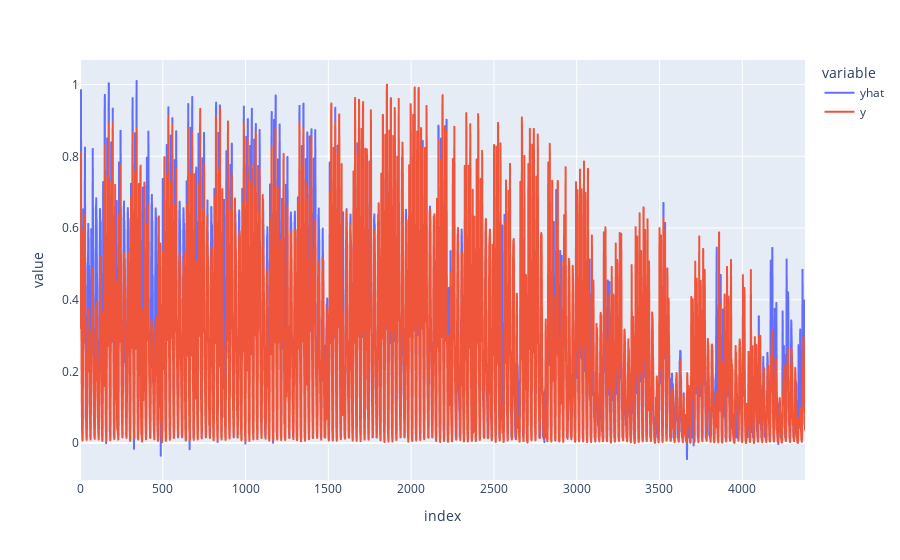

Notebook code cell kept with this figure:
### Code cell
px.line(pd.DataFrame({
    "yhat": yhat,
    "y": test_y
}))

### Figure 1 — Plotly figure (JSON) as saved in the notebook; plotly's stock layout.template omitted (floating-point values rounded to 4 significant figures; data arrays with more than 128 entries replaced by an {"elided": "..."} marker saying what was removed)
{"data": [{"hovertemplate": "variable=yhat<br>index=%{x}<br>value=%{y}<extra></extra>", "legendgroup": "yhat", "line": {"color": "#636efa", "dash": "solid"}, "marker": {"symbol": "circle"}, "mode": "lines", "name": "yhat", "showlegend": true, "type": "scattergl", "x": {"elided": "4380 int values"}, "xaxis": "x", "y": {"elided": "4380 float values"}, "yaxis": "y"}, {"hovertemplate": "variable=y<br>index=%{x}<br>value=%{y}<extra></extra>", "legendgroup": "y", "line": {"color": "#EF553B", "dash": "solid"}, "marker": {"symbol": "circle"}, "mode": "lines", "name": "y", "showlegend": true, "type": "scattergl", "x": {"elided": "4380 int values"}, "xaxis": "x", "y": {"elided": "4380 float values"}, "yaxis": "y"}], "layout": {"autosize": true, "legend": {"title": {"text": "variable"}, "tracegroupgap": 0}, "margin": {"t": 60}, "xaxis": {"anchor": "y", "autorange": true, "domain": [0, 1], "range": [0, 4379], "title": {"text": "index"}, "type": "linear"}, "yaxis": {"anchor": "x", "autorange": true, "domain": [0, 1], "range": [-0.1029, 1.069], "title": {"text": "value"}, "type": "linear"}}}
